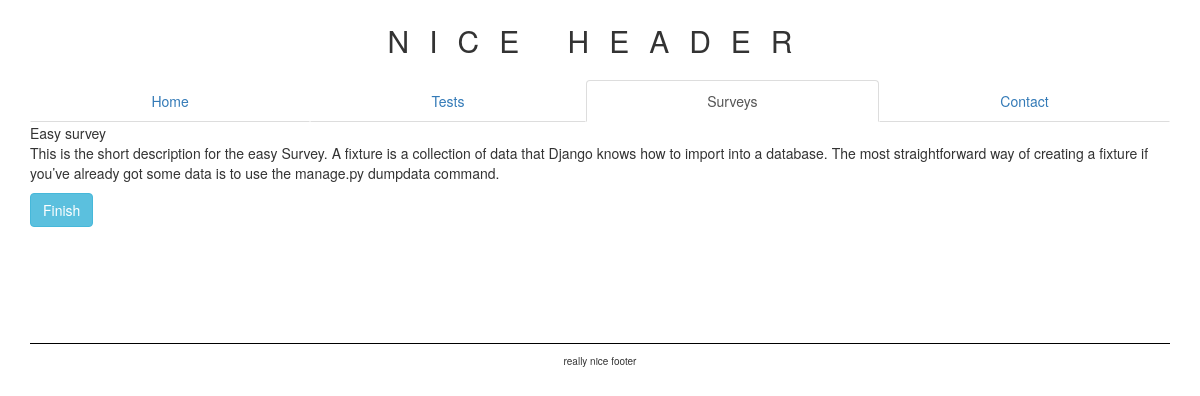
The page /survey/2 on the database its author committed.
### survey/models.py (models this page shows, shortened)
class Survey(models.Model):
    name = models.CharField(max_length=150)
    description = models.TextField(null=True, blank=True)
    created_at = models.DateTimeField()
    class Meta:
        ordering = ['-created_at']

### survey/views.py (the view, shortened to what this page needs)
# urls.py: url(r'^(?P<survey_id>\d+)$', views.SurveyView.as_view(), name='survey'),
class SurveyView(View):
    template_name = 'survey/survey.html'
    SURVEY_PAGE = 'survey_page'
    def get(self, request, survey_id, page=1):
        survey = get_object_or_404(Survey, pk=survey_id)
        page = int(page)
        next_page = Page.get_next_page(survey_id, page)
        session_page = request.session.get(self.SURVEY_PAGE, 1)
        if page != session_page:
            pass
        if page == 1:
            request.session['answers'] = []
        questions = Question.objects.filter(page__page_num=page, page__survey=survey_id)
        context = {
            'survey': survey,
            'questions': questions,
            'next_page': next_page,
            'current_page': page
        }
        return render(request, self.template_name, context)

### survey/models.py (called while the page is built)
    @classmethod
    def get_next_page(cls, survey_id, page_num):
        query = cls.objects.filter(survey=survey_id, page_num__gt=page_num).order_by('page_num')
        try:
            page = query[0]
        except IndexError:
            return None
        return page.page_num

### survey/templatetags/site_menu.py (called while the page is built)
@register.inclusion_tag('menu.html')
def site_menu(item):
    return {'item': item}

### survey/templates/survey/survey.html (shortened to what this page needs)
{% extends "main.html" %}
{% load site_menu %}
{% block menu %}
    {% site_menu item=3 %}
{% endblock %}
{% block content %}
    <div class="survey-title">{{survey.name}}</div>
    <div class="survey-description">{{survey.description}}</div>
    <form action="" method="POST">
        <button type="submit" class="btn btn-info">
            {% if not next_page %}
                Finish
            {% else %}
                Next
            {% endif %}
        </button>
    </form>
{% endblock %}

### personalitytests/static/personalitytests/css/main.css (style rules this page uses)
* { margin: 0; padding: 0; }

### rows shown on the page
Survey: name "Easy survey", description "This is the short description for the easy Survey. A fixture is a collection of data that Django knows how to import into a database. The most straightforward way of creating a fixture if you’ve already got some data is to use the manage.py dumpdata command."
